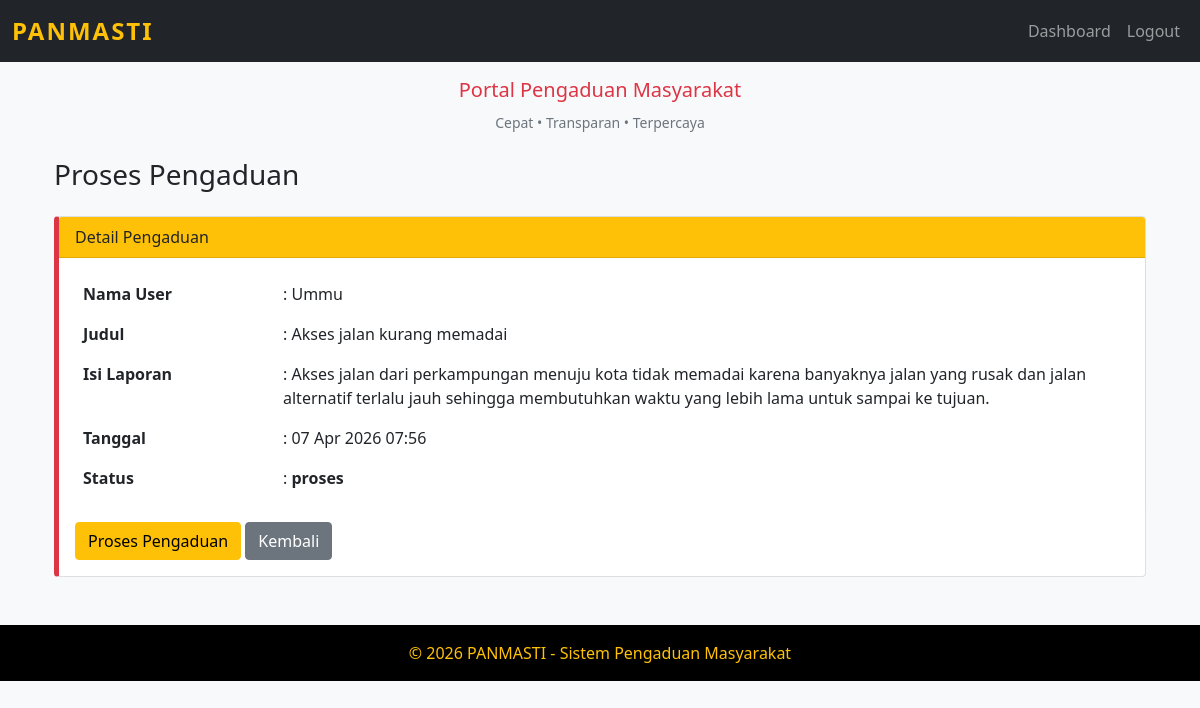
The app's page /pengaduanmasyarakat/admin/proses_pengaduan.php?id=16 with its own data.
### tables this page shows
CREATE TABLE `pengaduan` (
  `id` int(11) NOT NULL,
  `user_id` int(11) DEFAULT NULL,
  `judul` varchar(200) DEFAULT NULL,
  `isi` text DEFAULT NULL,
  `gambar` varchar(255) DEFAULT NULL,
  `tanggal` datetime DEFAULT NULL,
  `status` enum('pending','proses','selesai') DEFAULT NULL,
  `waktu_dikirim` datetime DEFAULT current_timestamp(),
  `waktu_proses` datetime DEFAULT NULL,
  `waktu_selesai` datetime DEFAULT NULL,
  `tanggal_selesai` datetime DEFAULT NULL
);

CREATE TABLE `users` (
  `id` int(11) NOT NULL,
  `nama` varchar(100) DEFAULT NULL,
  `username` varchar(50) DEFAULT NULL,
  `no_hp` varchar(20) DEFAULT NULL,
  `password` varchar(255) DEFAULT NULL,
  `role` enum('admin','user') DEFAULT NULL
);

### pengaduanmasyarakat/admin/proses_pengaduan.php (the view, shortened to what this page needs)
<?php
include "../koneksi.php";
include "../header.php";
$id = $_GET['id'];
$data = mysqli_query($conn, "
SELECT pengaduan.*, users.nama
FROM pengaduan
JOIN users ON pengaduan.user_id = users.id
WHERE pengaduan.id='$id'
");
$d = mysqli_fetch_array($data);
?>
<div class="container mt-4">
    <h3 class="mb-4">Proses Pengaduan</h3>
    <div class="card">
        <div class="card-header bg-warning text-dark">
            Detail Pengaduan
        </div>
        <div class="card-body">
            <table class="table table-borderless">
                <tr>
                    <th width="200">Nama User</th>
                    <td>: <?= $d['nama'] ?></td>
                </tr>
                <tr>
                    <th>Judul</th>
                    <td>: <?= $d['judul'] ?></td>
                </tr>
                <tr>
                    <th>Isi Laporan</th>
                    <td>: <?= $d['isi'] ?></td>
                </tr>
                <tr>
                    <th>Tanggal</th>
                    <td>: <?= date('d M Y H:i', strtotime($d['tanggal'])) ?></td>
                </tr>
                <tr>
                    <th>Status</th>
                    <td>: <b><?= $d['status'] ?></b></td>
                </tr>
            </table>
            <form method="POST" class="mt-4">
                <button name="proses" class="btn btn-warning">Proses Pengaduan</button>
                <a href="data_pengaduan.php" class="btn btn-secondary">Kembali</a>
            </form>
        </div>
    </div>
</div>
<?php include "../footer.php"; ?>

### pengaduanmasyarakat/header.php (style rules this page uses)
body { background:#f8f9fa; }
.card { border-left:5px solid #dc3545; transition:0.3s ease; cursor:pointer; }
.btn { transition:0.2s; }
a { transition:0.2s; }

### records on screen
pengaduan: user.nama "Ummu", judul "Akses jalan kurang memadai", isi "Akses jalan dari perkampungan menuju kota tidak memadai karena banyaknya jalan yang rusak dan jalan alternatif terlalu jauh sehingga membutuhkan waktu yang lebih lama untuk sampai ke tujuan.", tanggal "07 Apr 2026 07:56", status "proses"
